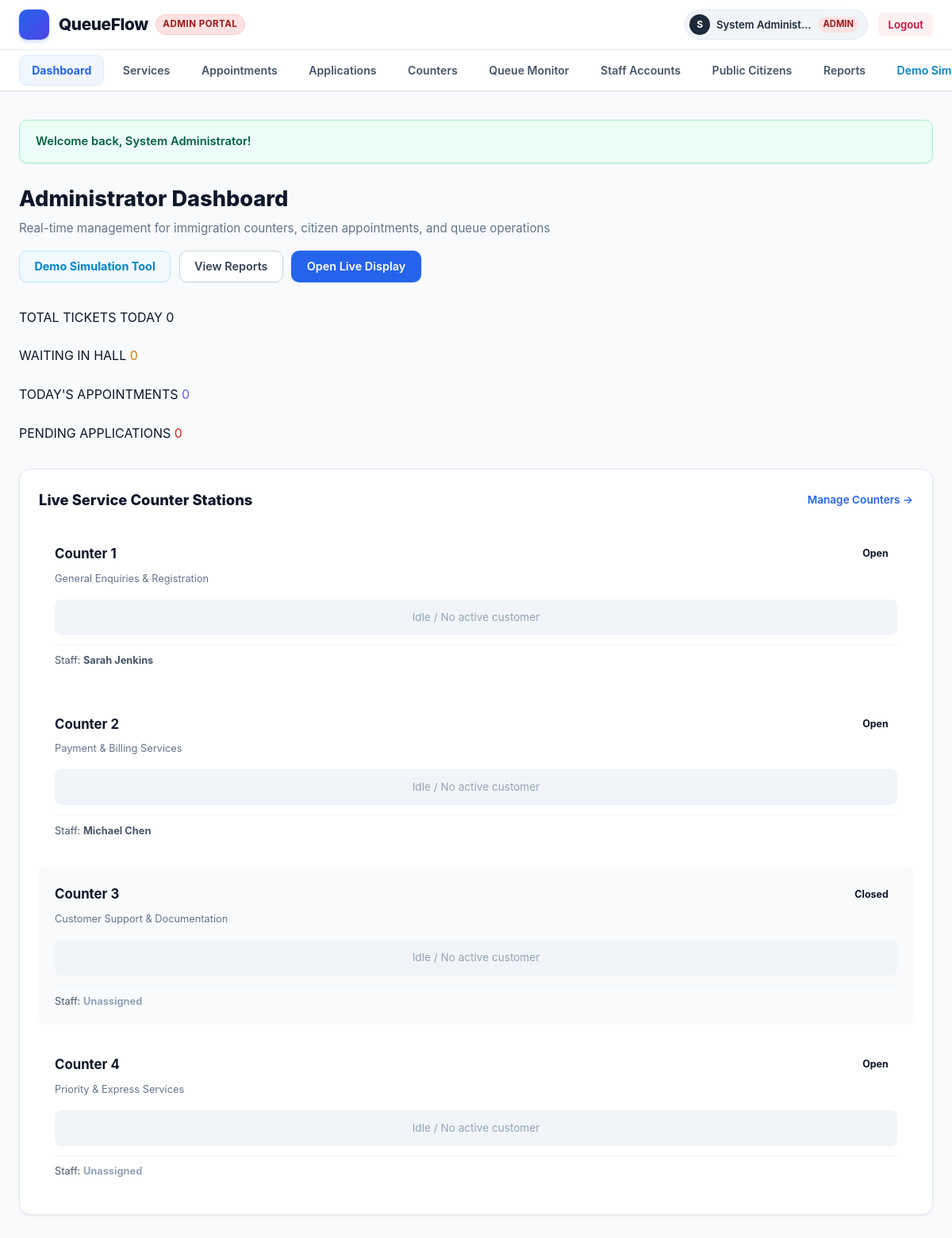
/admin/index.php (signed in, upper part), run on an earlier commit of the app's database.
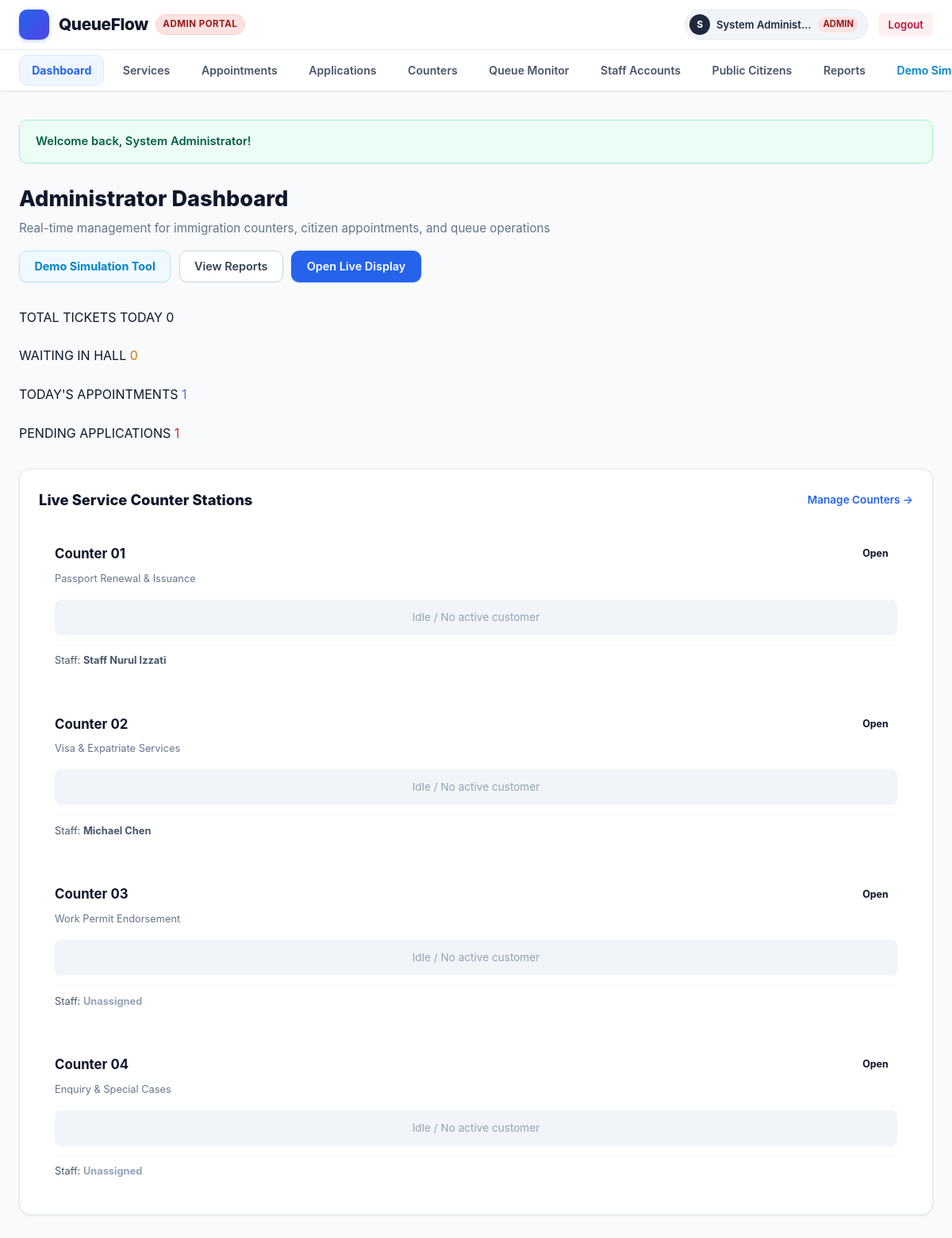
And on a later commit of the database.
### tables this page shows
CREATE TABLE `counters` (
  `id` INT AUTO_INCREMENT PRIMARY KEY,
  `counter_number` VARCHAR(30) NOT NULL UNIQUE,
  `counter_name` VARCHAR(100) NOT NULL,
  `status` ENUM('open', 'closed') NOT NULL DEFAULT 'open',
  `current_staff_id` INT NULL,
  `designated_service_id` INT NULL,
  `created_at` TIMESTAMP DEFAULT CURRENT_TIMESTAMP,
  CONSTRAINT `fk_counter_staff` FOREIGN KEY (`current_staff_id`) REFERENCES `users` (`id`) ON DELETE SET NULL,
  CONSTRAINT `fk_counter_service` FOREIGN KEY (`designated_service_id`) REFERENCES `services` (`id`) ON DELETE SET NULL
);

CREATE TABLE `users` (
  `id` INT AUTO_INCREMENT PRIMARY KEY,
  `username` VARCHAR(50) NOT NULL UNIQUE,
  `email` VARCHAR(100) NULL UNIQUE,
  `password` VARCHAR(255) NOT NULL,
  `full_name` VARCHAR(100) NOT NULL,
  `ic_passport` VARCHAR(50) NULL,
  `phone` VARCHAR(30) NULL,
  `role` ENUM('admin', 'staff', 'user') NOT NULL DEFAULT 'user',
  `status` ENUM('active', 'inactive') NOT NULL DEFAULT 'active',
  `created_at` TIMESTAMP DEFAULT CURRENT_TIMESTAMP
);

### admin/index.php (the view, shortened to what the changed rows need)
<?php
require_once __DIR__ . '/../includes/functions.php';
$pdo = getDBConnection();
$appointmentsToday = $pdo->query("SELECT COUNT(*) FROM appointments WHERE appointment_date = CURDATE()")->fetchColumn();
$pendingAppsCount = $pdo->query("SELECT COUNT(*) FROM applications WHERE status IN ('submitted', 'under_review')")->fetchColumn();
$counterStatuses = $pdo->query("
    SELECT c.*,
           q.queue_number,
           q.customer_name,
           q.service_type,
           q.status AS queue_status,
           u.full_name AS staff_name
    FROM counters c
    LEFT JOIN queues q ON q.counter_id = c.id AND q.status IN ('calling', 'serving')
    LEFT JOIN users u ON c.current_staff_id = u.id
    ORDER BY c.counter_number ASC
")->fetchAll();
require_once __DIR__ . '/../includes/header.php';
?>
<div style="display: flex; justify-content: space-between; align-items: center; margin-bottom: 2rem; flex-wrap: wrap; gap: 1rem;">
    <div>
        <h1 style="font-size: 1.7rem; font-weight: 800; color: #0f172a; margin-bottom: 0.25rem; display: flex; align-items: center; gap: 0.65rem;">
            <?php echo getIcon('dashboard', 26); ?> Administrator Dashboard
        </h1>
    </div>
</div>
<div class="grid grid-cols-4" style="margin-bottom: 2rem;">
    <div class="metric-card">
        <div class="metric-info">
            <span class="metric-title">TODAY'S APPOINTMENTS</span>
            <span class="metric-number" style="color: #6366f1;"><?php echo (int)$appointmentsToday; ?></span>
        </div>
    </div>
    <div class="metric-card">
        <div class="metric-info">
            <span class="metric-title">PENDING APPLICATIONS</span>
            <span class="metric-number" style="color: #dc2626;"><?php echo (int)$pendingAppsCount; ?></span>
        </div>
    </div>
</div>
<div class="card" style="margin-bottom: 2rem; padding: 1.5rem;">
    <div style="display: flex; justify-content: space-between; align-items: center; margin-bottom: 1.25rem;">
        <h2 style="font-size: 1.15rem; font-weight: 800; color: #0f172a; display: flex; align-items: center; gap: 0.5rem; margin: 0;">
            <?php echo getIcon('counter', 18, 'text-primary'); ?> Live Service Counter Stations
        </h2>
    </div>
    <div class="grid grid-cols-4" style="gap: 1rem;">
        <?php foreach ($counterStatuses as $c): ?>
            <div style="border: 1px solid var(--border-color); border-radius: var(--radius-sm); padding: 1.25rem; background: <?php echo ($c['status'] === 'open') ? '#fff' : '#f8fafc'; ?>; display: flex; flex-direction: column; justify-content: space-between;">
                <div>
                    <div style="display: flex; justify-content: space-between; align-items: center; margin-bottom: 0.5rem;">
                        <strong style="color: #0f172a; font-size: 1.05rem;"><?php echo e($c['counter_number']); ?></strong>
                        <?php echo renderStatusBadge($c['status']); ?>
                    </div>
                    <div style="font-size: 0.8rem; color: #64748b; margin-bottom: 1rem;">
                        <?php echo e($c['counter_name']); ?>
                    </div>
                    <?php if ($c['queue_number']): ?>
                        <div style="background: #eff6ff; border-radius: 8px; padding: 0.75rem; text-align: center; margin-bottom: 0.75rem;">
                            <span style="font-size: 0.75rem; color: #1e40af; font-weight: 700;">CURRENT TICKET</span>
                            <div style="font-size: 1.8rem; font-weight: 900; color: #1d4ed8; letter-spacing: 1px;">
                                <?php echo e($c['queue_number']); ?>
                            </div>
                            <small style="color: #64748b;"><?php echo e($c['customer_name']); ?></small>
                        </div>
                    <?php else: ?>
                        <div style="background: #f1f5f9; border-radius: 8px; padding: 0.75rem; text-align: center; margin-bottom: 0.75rem; color: #94a3b8; font-size: 0.85rem;">
                            Idle / No active customer
                        </div>
                    <?php endif; ?>
                </div>
                <div style="font-size: 0.8rem; color: #475569; border-top: 1px solid #f1f5f9; padding-top: 0.6rem; display: flex; align-items: center; gap: 0.4rem;">
                    <span>Staff: <strong><?php echo $c['staff_name'] ? e($c['staff_name']) : '<span style="color:#94a3b8;">Unassigned</span>'; ?></strong></span>
                </div>
            </div>
        <?php endforeach; ?>
    </div>
</div>
<?php require_once __DIR__ . '/../includes/footer.php'; ?>

### includes/functions.php (shortened to what the changed rows need)
<?php
function e($value) {
    return htmlspecialchars((string)$value, ENT_QUOTES, 'UTF-8');
}
function renderStatusBadge($status) {
    $badges = [
        'waiting'      => '<span class="badge badge-waiting"><span class="badge-dot dot-waiting"></span>' . getIcon('clock', 13) . ' Waiting</span>',
        'calling'      => '<span class="badge badge-calling"><span class="badge-dot dot-calling"></span>' . getIcon('bell', 13) . ' Calling</span>',
        'serving'      => '<span class="badge badge-serving"><span class="badge-dot dot-serving"></span>' . getIcon('play-circle', 13) . ' Serving</span>',
        'completed'    => '<span class="badge badge-completed"><span class="badge-dot dot-completed"></span>' . getIcon('check-circle', 13) . ' Completed</span>',
        'skipped'      => '<span class="badge badge-skipped"><span class="badge-dot dot-skipped"></span>' . getIcon('slash', 13) . ' Skipped</span>',
        'open'         => '<span class="badge badge-open"><span class="badge-dot dot-open"></span>' . getIcon('check', 13) . ' Open</span>',
        'closed'       => '<span class="badge badge-closed"><span class="badge-dot dot-closed"></span>' . getIcon('x', 13) . ' Closed</span>',
        'active'       => '<span class="badge badge-active"><span class="badge-dot dot-open"></span> Active</span>',
        'inactive'     => '<span class="badge badge-inactive"><span class="badge-dot dot-closed"></span> Inactive</span>',
        'confirmed'    => '<span class="badge badge-completed"><span class="badge-dot dot-completed"></span> Confirmed</span>',
        'pending'      => '<span class="badge badge-waiting"><span class="badge-dot dot-waiting"></span> Pending</span>',
        'cancelled'    => '<span class="badge badge-skipped"><span class="badge-dot dot-skipped"></span> Cancelled</span>',
        'approved'     => '<span class="badge badge-completed"><span class="badge-dot dot-completed"></span> Approved</span>',
        'submitted'    => '<span class="badge badge-calling"><span class="badge-dot dot-calling"></span> Submitted</span>',
        'under_review' => '<span class="badge badge-waiting"><span class="badge-dot dot-waiting"></span> Under Review</span>',
        'rejected'     => '<span class="badge badge-skipped"><span class="badge-dot dot-skipped"></span> Rejected</span>',
    ];
    return $badges[$status] ?? '<span class="badge">' . e(ucfirst($status)) . '</span>';
}
function getIcon($name, $size = 18, $class = "icon") {
    return $icons[$name] ?? '';
}

What changed in the data, as far as the page shows it:
changed counters: counter_number "Counter 1" → "Counter 01"; counter_name "General Enquiries & Registration" → "Passport Renewal & Issuance"; current_staff.full_name "Sarah Jenkins" → "Staff Nurul Izzati"
changed counters "Michael Chen": counter_number "Counter 2" → "Counter 02"; counter_name "Payment & Billing Services" → "Visa & Expatriate Services"
changed counters: counter_number "Counter 3" → "Counter 03"; status "Closed" → "Open"; counter_name "Customer Support & Documentation" → "Work Permit Endorsement"
changed counters: counter_number "Counter 4" → "Counter 04"; counter_name "Priority & Express Services" → "Enquiry & Special Cases"
Also different on the page:
$appointmentsToday: "0" → "1"
$pendingAppsCount: "0" → "1"
